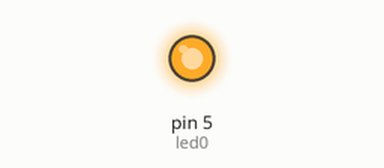
Recording of a sketch running on a simulated Arduino Uno, built with avr-gcc and run on an emulated ATmega328P. Shown: output pins drawn as LEDs (lit = HIGH).

Above: at 0.1 s.
At 11.9 s:
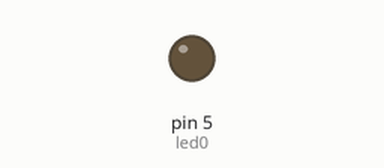
Timing chart, 0 to 13.4 s (numbered marks = the images above):
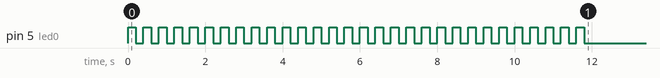

The sketch:

Ex7part2.ino
```cpp
/**********************************************************************************
**                                                                               **
**                              Array de 8 LEDs                                  **
**                                                                               **
**                                                              **
**                                                              **
**********************************************************************************/
//********** Includes *************************************************************

//********** Variables ************************************************************
const byte led0 = 5;          // donar nom al pin 5 de l’Arduino

//********** setup ****************************************************************
void setup()
{
  pinMode(led0, OUTPUT);
  for(int i=0;i<30;i++)
  {
    digitalWrite(led0, HIGH);
    delay(200);
    digitalWrite(led0,LOW);
    delay(200);
  }
}
//********** loop *****************************************************************
void loop()
{
  // put your main code here, to run repeatedly:
}
```
